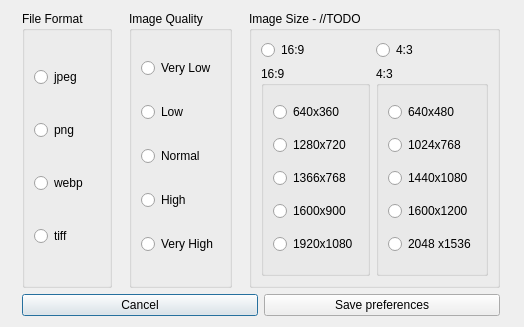
<?xml version="1.0" encoding="UTF-8"?>
<ui version="4.0">
 <class>ImageCapturePropertiesWindow</class>
 <widget class="QDialog" name="ImageCapturePropertiesWindow">
  <property name="geometry">
   <rect>
    <x>0</x>
    <y>0</y>
    <width>524</width>
    <height>327</height>
   </rect>
  </property>
  <property name="sizePolicy">
   <sizepolicy hsizetype="Maximum" vsizetype="Maximum">
    <horstretch>0</horstretch>
    <verstretch>0</verstretch>
   </sizepolicy>
  </property>
  <property name="windowTitle">
   <string>Dialog</string>
  </property>
  <layout class="QGridLayout" name="gridLayout">
   <item row="0" column="1">
    <widget class="QGroupBox" name="groupBox">
     <property name="sizePolicy">
      <sizepolicy hsizetype="Maximum" vsizetype="Preferred">
       <horstretch>0</horstretch>
       <verstretch>0</verstretch>
      </sizepolicy>
     </property>
     <property name="title">
      <string>Image Quality</string>
     </property>
     <layout class="QVBoxLayout" name="verticalLayout">
      <item>
       <widget class="QRadioButton" name="rdBtnImageQualityVLow">
        <property name="text">
         <string>Very Low</string>
        </property>
       </widget>
      </item>
      <item>
       <widget class="QRadioButton" name="rdBtnImageQualityLow">
        <property name="text">
         <string>Low</string>
        </property>
       </widget>
      </item>
      <item>
       <widget class="QRadioButton" name="rdBtnImageQualityNormal">
        <property name="text">
         <string>Normal</string>
        </property>
       </widget>
      </item>
      <item>
       <widget class="QRadioButton" name="rdBtnImageQualityHigh">
        <property name="text">
         <string>High</string>
        </property>
       </widget>
      </item>
      <item>
       <widget class="QRadioButton" name="rdBtnImageQualityVHigh">
        <property name="text">
         <string>Very High</string>
        </property>
       </widget>
      </item>
     </layout>
    </widget>
   </item>
   <item row="0" column="0">
    <widget class="QGroupBox" name="grpBoxFileFormat">
     <property name="sizePolicy">
      <sizepolicy hsizetype="Maximum" vsizetype="Preferred">
       <horstretch>0</horstretch>
       <verstretch>0</verstretch>
      </sizepolicy>
     </property>
     <property name="title">
      <string>File Format</string>
     </property>
     <layout class="QVBoxLayout" name="verticalLayout_2">
      <item>
       <widget class="QRadioButton" name="rdBtnFileFormatJPEG">
        <property name="text">
         <string>jpeg</string>
        </property>
       </widget>
      </item>
      <item>
       <widget class="QRadioButton" name="rdBtnFileFormatPNG">
        <property name="text">
         <string>png</string>
        </property>
       </widget>
      </item>
      <item>
       <widget class="QRadioButton" name="rdBtnFileFormatWEBP">
        <property name="text">
         <string>webp</string>
        </property>
       </widget>
      </item>
      <item>
       <widget class="QRadioButton" name="rdBtnFileFormatTIFF">
        <property name="text">
         <string>tiff</string>
        </property>
       </widget>
      </item>
     </layout>
    </widget>
   </item>
   <item row="0" column="2">
    <widget class="QGroupBox" name="groupBox_2">
     <property name="sizePolicy">
      <sizepolicy hsizetype="Maximum" vsizetype="Preferred">
       <horstretch>0</horstretch>
       <verstretch>0</verstretch>
      </sizepolicy>
     </property>
     <property name="title">
      <string>Image Size - //TODO</string>
     </property>
     <layout class="QGridLayout" name="gridLayout_2">
      <item row="1" column="0">
       <widget class="QGroupBox" name="grpBoxImgSize16">
        <property name="title">
         <string>16:9</string>
        </property>
        <layout class="QVBoxLayout" name="verticalLayout_3">
         <item>
          <widget class="QRadioButton" name="rdBtnImgSize16_640">
           <property name="text">
            <string>640x360</string>
           </property>
          </widget>
         </item>
         <item>
          <widget class="QRadioButton" name="rdBtnImgSize16_1280">
           <property name="text">
            <string>1280x720</string>
           </property>
          </widget>
         </item>
         <item>
          <widget class="QRadioButton" name="rdBtnImgSize16_1366">
           <property name="text">
            <string>1366x768</string>
           </property>
          </widget>
         </item>
         <item>
          <widget class="QRadioButton" name="rdBtnImgSize16_1600">
           <property name="text">
            <string>1600x900 </string>
           </property>
          </widget>
         </item>
         <item>
          <widget class="QRadioButton" name="rdBtnImgSize16_1920">
           <property name="text">
            <string>1920x1080</string>
           </property>
          </widget>
         </item>
        </layout>
       </widget>
      </item>
      <item row="1" column="1">
       <widget class="QGroupBox" name="grpBoxImgSize4">
        <property name="title">
         <string>4:3</string>
        </property>
        <layout class="QVBoxLayout" name="verticalLayout_4">
         <item>
          <widget class="QRadioButton" name="rdBtnImgSize4_640">
           <property name="text">
            <string>640x480</string>
           </property>
          </widget>
         </item>
         <item>
          <widget class="QRadioButton" name="rdBtnImgSize4_1024">
           <property name="text">
            <string>1024x768</string>
           </property>
          </widget>
         </item>
         <item>
          <widget class="QRadioButton" name="rdBtnImgSize4_1440">
           <property name="text">
            <string>1440x1080</string>
           </property>
          </widget>
         </item>
         <item>
          <widget class="QRadioButton" name="rdBtnImgSize4_1600">
           <property name="text">
            <string>1600x1200</string>
           </property>
          </widget>
         </item>
         <item>
          <widget class="QRadioButton" name="rdBtnImgSize4_2048">
           <property name="text">
            <string>2048 x1536</string>
           </property>
          </widget>
         </item>
        </layout>
       </widget>
      </item>
      <item row="0" column="0">
       <widget class="QRadioButton" name="rdBtnSelect16">
        <property name="text">
         <string>16:9</string>
        </property>
       </widget>
      </item>
      <item row="0" column="1">
       <widget class="QRadioButton" name="rdBtnSelect4">
        <property name="text">
         <string>4:3</string>
        </property>
       </widget>
      </item>
     </layout>
    </widget>
   </item>
   <item row="1" column="0" colspan="3">
    <layout class="QHBoxLayout" name="horizontalLayout">
     <item>
      <widget class="QPushButton" name="pbCancel">
       <property name="text">
        <string>Cancel</string>
       </property>
      </widget>
     </item>
     <item>
      <widget class="QPushButton" name="pbSave">
       <property name="text">
        <string>Save preferences</string>
       </property>
      </widget>
     </item>
    </layout>
   </item>
  </layout>
 </widget>
 <resources/>
 <connections/>
</ui>
